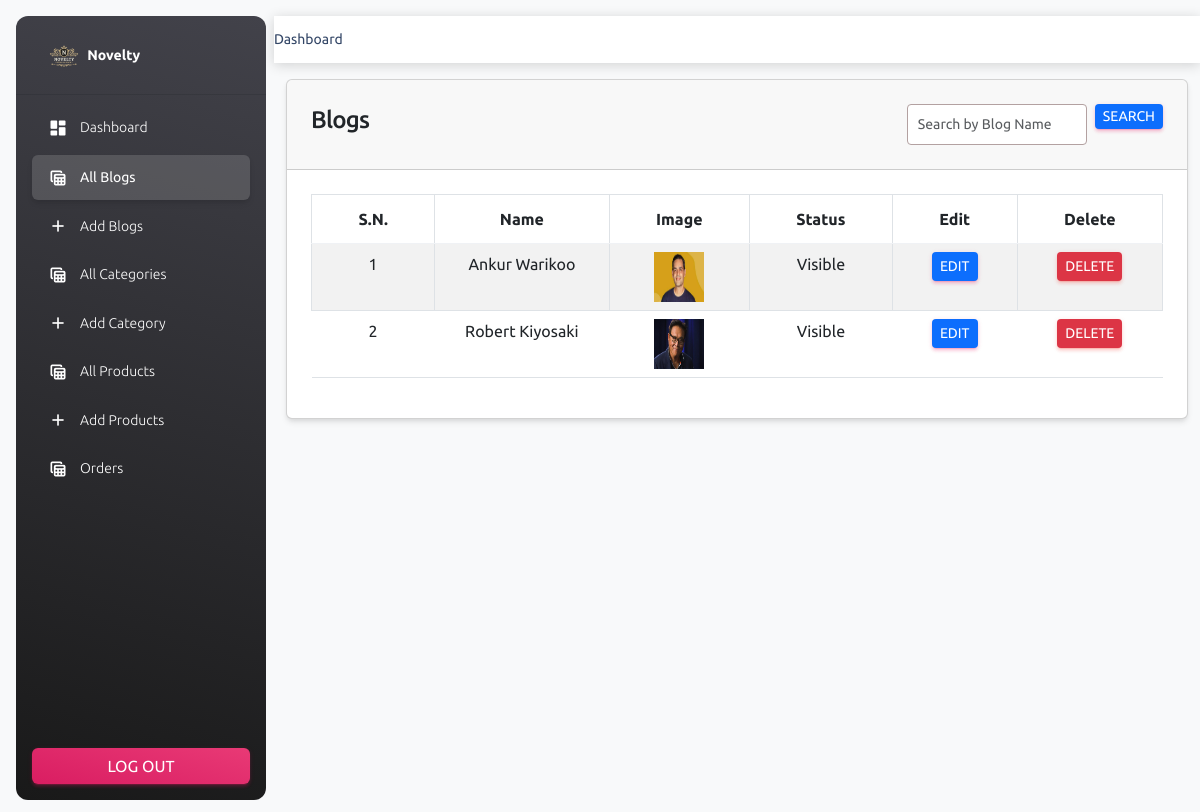
Page /Dashboard/main/blogs.php (signed in) on the committed database.
### tables this page shows
CREATE TABLE `blogs` (
  `id` int(11) NOT NULL,
  `name` varchar(191) NOT NULL,
  `description` varchar(191) NOT NULL,
  `status` tinyint(4) NOT NULL,
  `image` varchar(191) NOT NULL,
  `created_at` timestamp NOT NULL DEFAULT current_timestamp()
);

### Login/functions/myfunctions.php (called while the page is built, shortened)
<?php
require '../../Dashboard/configer/dbcon.php';
function getAll($table)
{
    global $con;
    $query = "SELECT * FROM $table";
    return $query_run = mysqli_query($con, $query);
}
?>

### Dashboard/main/blogs.php (the view, shortened to what this page needs)
<?php
include('header.php');
$blogsResult = getAll("blogs");
$blogsArray = [];
while ($row = mysqli_fetch_assoc($blogsResult)) {
    $blogsArray[] = $row;
}
function bubbleSortBlogsByName($blogs) {
    $n = count($blogs);
    for ($i = 0; $i < $n - 1; $i++) {
        for ($j = 0; $j < $n - $i - 1; $j++) {
            if (strtolower($blogs[$j]['name']) > strtolower($blogs[$j + 1]['name'])) {
                $temp = $blogs[$j];
                $blogs[$j] = $blogs[$j + 1];
                $blogs[$j + 1] = $temp;
            }
        }
    }
    return $blogs;
}
$sortedBlogs = bubbleSortBlogsByName($blogsArray);
$searchResult = null;
?>
<div class="container">
    <div class="row">
        <div class="col-md-12">
            <div class="card">
                <div class="card-header d-flex justify-content-between align-items-center">
                    <h4>Blogs</h4>
                    <form method="POST" class="form-inline d-inline-flex">
                        <input type="text" name="search" placeholder="Search by Blog Name" class="form-control form-control-sm me-2" style="max-width: 180px;" required>
                        <button type="submit" class="btn btn-primary btn-sm" style="padding: 2px 8px;">
                            <i class="bi bi-search"></i> Search
                        </button>
                    </form>
                </div>
                <div class="card-body" id="blogs_table">
                    <table class="table table-bordered table-striped text-center">
                        <thead>
                            <tr>
                                <th class="col-md-1">S.N.</th>
                                <th class="col-md-1">Name</th>
                                <th class="col-md-1">Image</th>
                                <th class="col-md-1">Status</th>
                                <th class="col-md-1">Edit</th>
                                <th class="col-md-1">Delete</th>
                            </tr>
                        </thead>
                        <tbody>
                            <?php
                            if ($searchResult && count($searchResult) > 0) {
                                $count = 1;
                                foreach ($searchResult as $item) {
                                    ?>
                                    <tr>
                                        <td><?= $count; ?></td>
                                        <td><?= $item['name']; ?></td>
                                        <td><img src="./uploads/<?= $item['image']; ?>" width="50px" height="50px" alt="<?= $item['name']; ?>"></td>
                                        <td><?= $item['status'] == '0' ? "Visible" : "Hidden"; ?></td>
                                        <td><a href="edit-blogs.php?id=<?= $item['id']; ?>" class="btn btn-primary btn-sm">Edit</a></td>
                                        <td>
                                            <form action="./code.php" method="POST">
                                                <input type="hidden" name="blog_id" value="<?= $item['id']; ?>">
                                                <button type="submit" class="btn btn-danger btn-sm" name="delete_blog_btn">Delete</button>
                                            </form>
                                        </td>
                                    </tr>
                                    <?php
                                    $count++;
                                }
                            } else {
                                $count = 1;
                                foreach ($sortedBlogs as $item) {
                                    ?>
                                    <tr>
                                        <td><?= $count; ?></td>
                                        <td><?= $item['name']; ?></td>
                                        <td><img src="./uploads/<?= $item['image']; ?>" width="50px" height="50px" alt="<?= $item['name']; ?>"></td>
                                        <td><?= $item['status'] == '0' ? "Visible" : "Hidden"; ?></td>
                                        <td><a href="edit-blogs.php?id=<?= $item['id']; ?>" class="btn btn-primary btn-sm">Edit</a></td>
                                        <td>
                                            <form action="./code.php" method="POST">
                                                <button type="submit" class="btn btn-danger btn-sm" name="delete_blog_btn">Delete</button>
                                            </form>
                                        </td>
                                    </tr>
                                    <?php
                                    $count++;
                                }
                            }
                            ?>
                        </tbody>
                    </table>
                </div>
            </div>
        </div>
    </div>
</div>
<?php include('footer.php'); ?>

### Dashboard/main/assets/css/style.css (style rules this page uses)
* { font-family: "Ubuntu", sans-serif; margin: 0; padding: 0; box-sizing: border-box; }
:root { --blue: #2a2185; --white: #fff; --gray: #f5f5f5; --black1: #222; --black2: #999; }
body { min-height: 100vh; overflow-x: hidden; }
.container { position: relative; width: 100%; }

### Dashboard/main/header.php (style rules this page uses)
.form-control { border: 1px solid #b3a1a1 !important; padding: 8px 10px; }

### rows in the picture
blogs: name "Ankur Warikoo", image (picture), status "Visible"
blogs: name "Robert Kiyosaki", image (picture), status "Visible"
